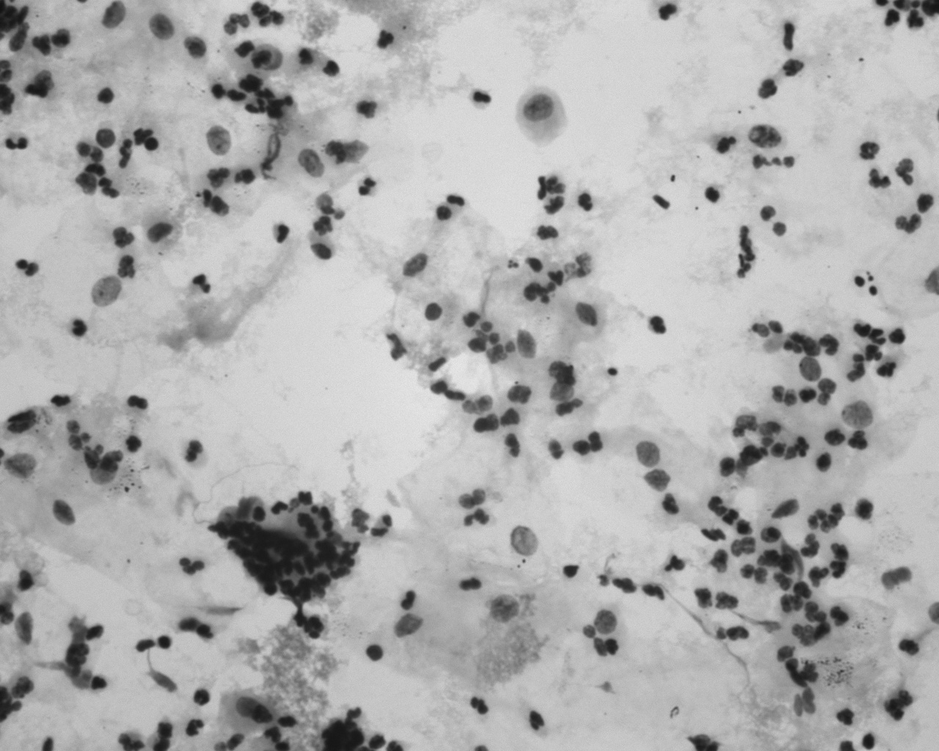
#> input picture Picture1.png, 939 x 751 px, shrunk from 1280 x 1024 before the run
$ python cell_segmentation.py
#> lines starting #> are read from the running program, lines starting #| are printed output that depends on the picture; after the words box and inside, x2 and y2 are one past the last pixel; in counts of white or black regions, pixels touching at a corner belong together
"""
细胞分割程序
功能：
1. 对细胞图像进行分割
2. 点击任意细胞显示其参数（长轴、短轴、圆度、均值、方差）
"""

import cv2
import numpy as np
import matplotlib.pyplot as plt
from matplotlib.patches import Ellipse
from skimage import measure, morphology
from skimage.segmentation import watershed
from skimage.color import label2rgb
from scipy import ndimage as ndi

# 设置中文字体
plt.rcParams['font.sans-serif'] = ['Arial Unicode MS', 'SimHei', 'DejaVu Sans']
plt.rcParams['axes.unicode_minus'] = False

class CellSegmentation:
    def __init__(self, image_path):
#> called with image_path = 'Picture1.png'
        self.image_path = image_path
        self.original_image = cv2.imread(image_path)
#> self.original_image is the input picture: shape (751, 939, 3); min 18, max 231, mean 174.2
        if self.original_image is None:
            raise ValueError(f"无法读取图像: {image_path}")

        self.gray_image = cv2.cvtColor(self.original_image, cv2.COLOR_BGR2GRAY)
        self.labeled_image = None
        self.regions = None
        self.fig = None
        self.ax = None

    def preprocess(self):
        """图像预处理：去噪、增强对比度"""
        # 高斯滤波去噪
        blurred = cv2.GaussianBlur(self.gray_image, (5, 5), 0)

        # 直方图均衡化增强对比度
        enhanced = cv2.equalizeHist(blurred)

        return enhanced

    def segment_cells(self):
        """细胞分割：使用Otsu阈值 + 形态学处理 + 分水岭算法"""
        # 预处理
        preprocessed = self.preprocess()

        # Otsu自动阈值分割
        _, binary = cv2.threshold(preprocessed, 0, 255, cv2.THRESH_BINARY_INV + cv2.THRESH_OTSU)
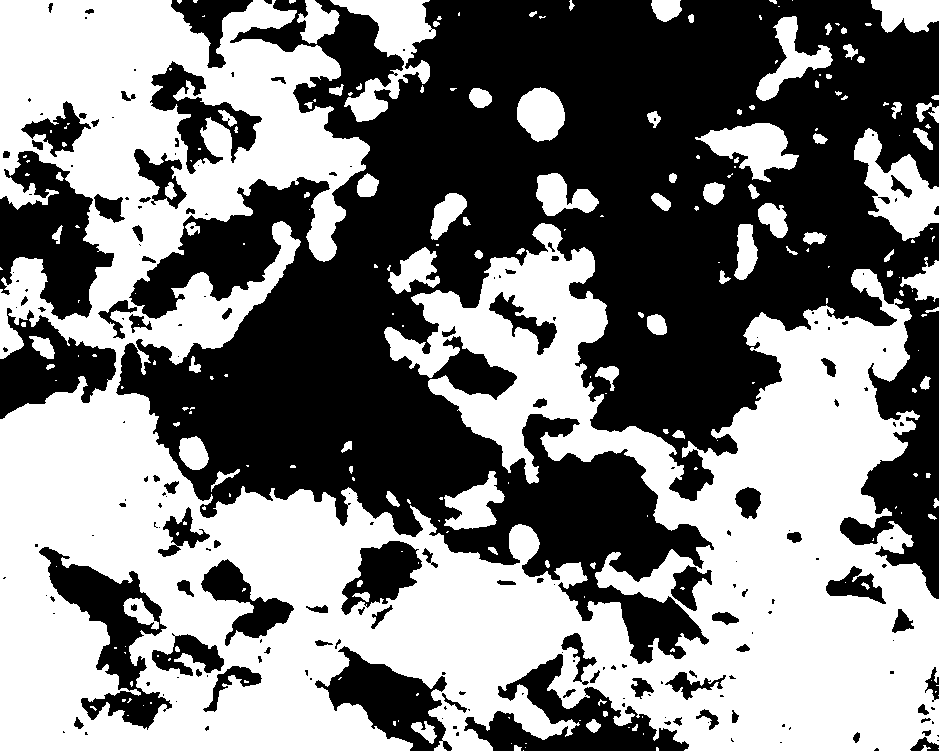
#> binary: shape (751, 939); 50.1% white; 204 black regions (116 under 20 px), largest, box (x1, y1, x2, y2) and area: (116, 0, 939, 664) 283115, (0, 151, 114, 320) 10122, (464, 654, 689, 751) 8028

        # 形态学操作：去除小噪点
        kernel = cv2.getStructuringElement(cv2.MORPH_ELLIPSE, (3, 3))
        opening = cv2.morphologyEx(binary, cv2.MORPH_OPEN, kernel, iterations=2)
#> opening: shape (751, 939); 49.4% white; 113 white regions (29 under 20 px), largest, box (x1, y1, x2, y2) and area: (0, 0, 939, 751) 309438, (854, 128, 939, 241) 4326, (330, 0, 436, 63) 3182

        # 确定背景区域
        sure_bg = cv2.dilate(opening, kernel, iterations=3)
#> sure_bg: shape (751, 939); 57.4% white; 96 black regions (49 under 20 px), largest, box (x1, y1, x2, y2) and area: (120, 0, 939, 661) 251655, (0, 154, 111, 317) 8400, (468, 657, 686, 751) 6078

        # 距离变换找到前景区域
        dist_transform = cv2.distanceTransform(opening, cv2.DIST_L2, 5)
        _, sure_fg = cv2.threshold(dist_transform, 0.3 * dist_transform.max(), 255, 0)
#> sure_fg: shape (751, 939) float32; 8.6% white; 17 white regions (1 under 20 px), largest, box (x1, y1, x2, y2) and area: (754, 542, 897, 751) 10992, (0, 419, 135, 554) 10326, (0, 597, 78, 751) 7681
        sure_fg = np.uint8(sure_fg)

        # 找到未知区域
        unknown = cv2.subtract(sure_bg, sure_fg)
#> unknown: shape (751, 939); 48.8% white; 68 white regions

        # 标记连通区域
        _, markers = cv2.connectedComponents(sure_fg)
#> markers: shape (751, 939) int32; 18 distinct labels, from 0 to 17
        markers = markers + 1
#> markers: shape (751, 939) int32; 18 distinct labels, from 1 to 18
        markers[unknown == 255] = 0
#> markers: shape (751, 939) int32; 19 distinct labels, from 0 to 18

        # 应用分水岭算法
        markers = cv2.watershed(self.original_image, markers)
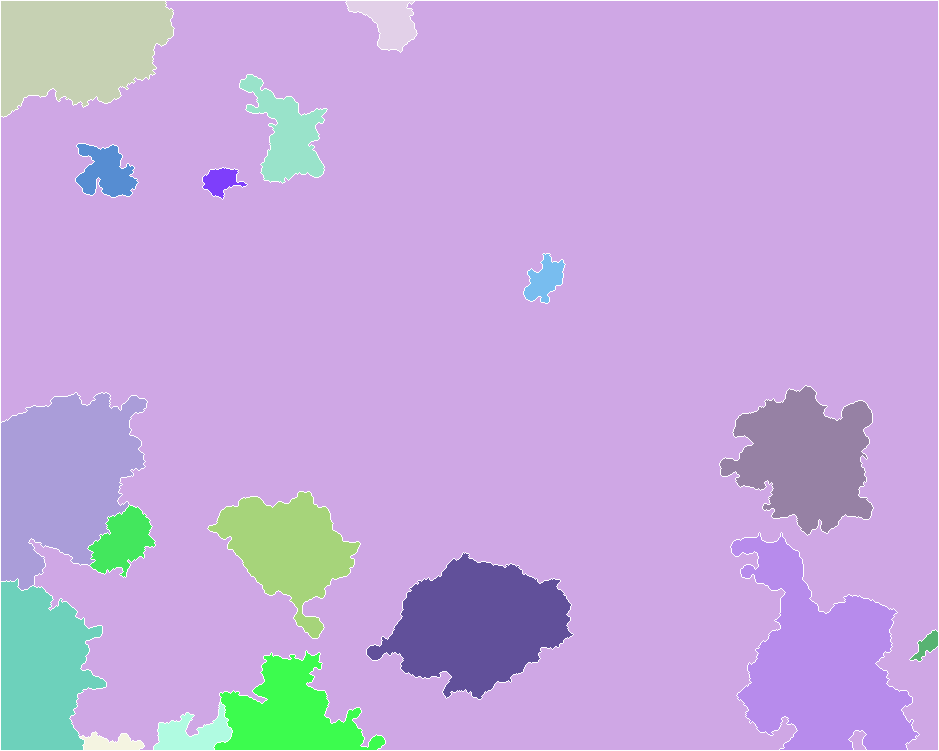
#> markers: shape (751, 939) int32; 19 distinct labels, from -1 to 18; one colour per label, 0 black, -1 white

        # 创建标记图像（去除边界标记-1）
        self.labeled_image = markers.copy()
        self.labeled_image[markers == -1] = 0
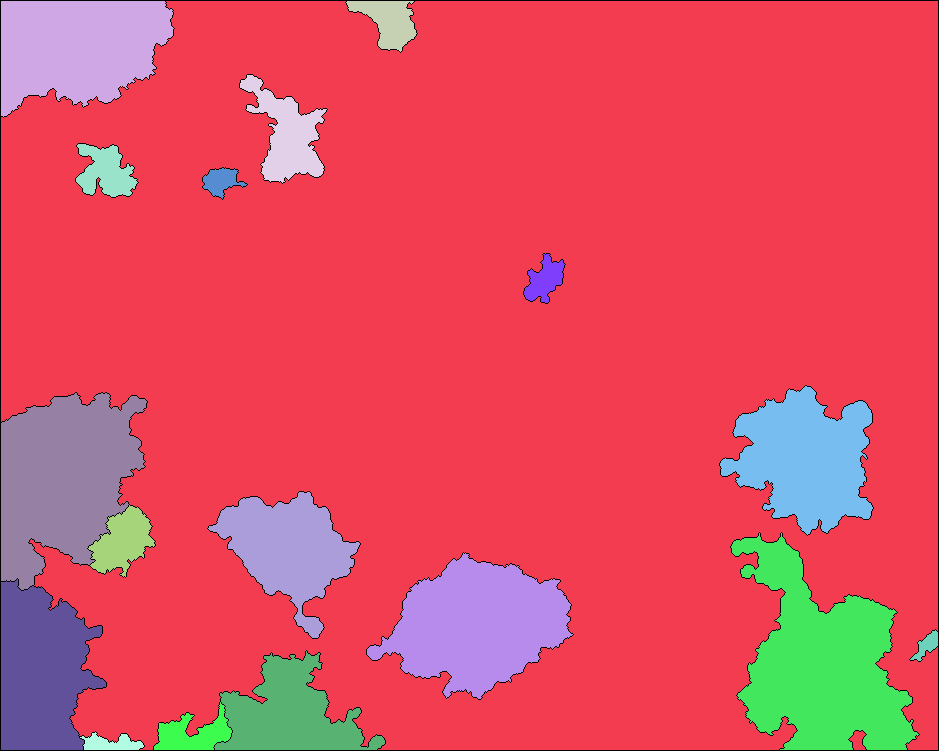
#> self.labeled_image: shape (751, 939) int32; 19 distinct labels, from 0 to 18; one colour per label, 0 black
        self.labeled_image[markers == 1] = 0  # 去除背景
#> self.labeled_image: shape (751, 939) int32; 18 distinct labels, from 0 to 18

        # 重新标记，使标签连续
        self.labeled_image = measure.label(self.labeled_image > 1)
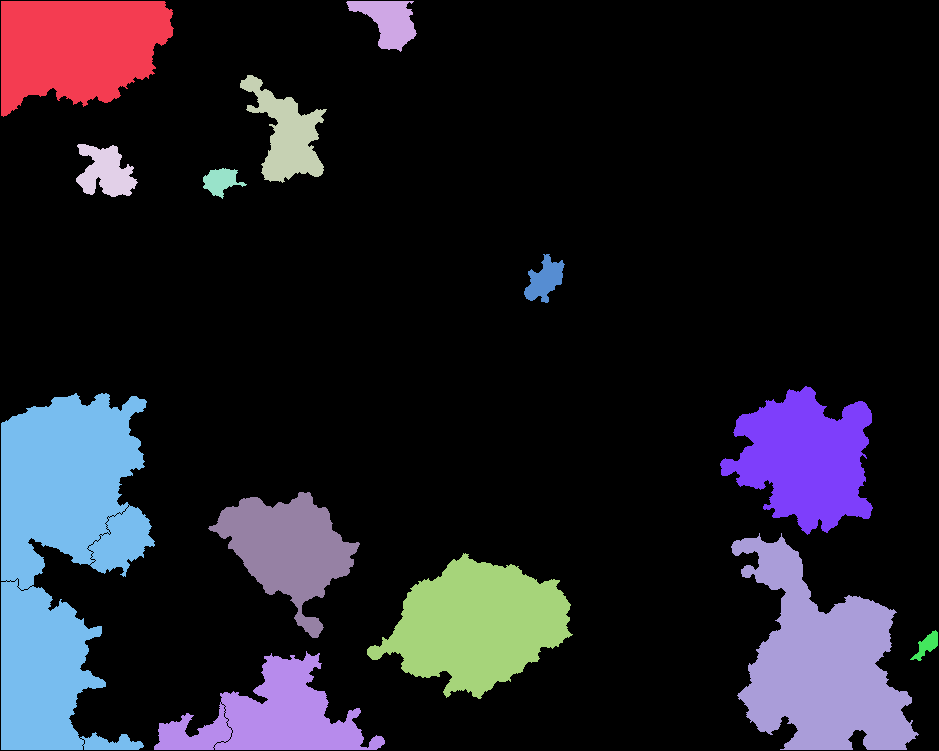
#> self.labeled_image: shape (751, 939) int32; 14 distinct labels, from 0 to 13; one colour per label, 0 black

        return self.labeled_image

    def calculate_properties(self):
        """计算每个细胞的属性"""
        if self.labeled_image is None:
            self.segment_cells()

        # 使用skimage的regionprops计算区域属性
        self.regions = measure.regionprops(self.labeled_image, intensity_image=self.gray_image)
#> self.regions = 13 regions; largest, box (x1, y1, x2, y2) and area: (1, 393, 155, 750) 35733, (731, 533, 919, 750) 22223, (367, 553, 573, 699) 17361, (1, 1, 174, 117) 15239, (720, 386, 873, 535) 14038

        return self.regions

    # [122 lines left out: functions get_cell_parameters, onclick, not called in this run]

    def display_interactive(self):
        """显示交互式分割结果"""
        if self.regions is None:
            self.calculate_properties()

        # 创建彩色标签图像用于显示
        label_image_colored = label2rgb(self.labeled_image, bg_label=0)

        # 创建图形
        self.fig, self.ax = plt.subplots(1, 1, figsize=(12, 10))

        # 显示原图和分割结果的叠加
        self.ax.imshow(cv2.cvtColor(self.original_image, cv2.COLOR_BGR2RGB))
        self.ax.imshow(label_image_colored, alpha=0.4)

        # 标记每个细胞的中心
        for region in self.regions:
            y0, x0 = region.centroid
            self.ax.plot(x0, y0, 'r+', markersize=10, markeredgewidth=2)
            self.ax.text(x0, y0-15, f'#{region.label}',
                        color='white', fontsize=8,
                        bbox=dict(boxstyle='round', facecolor='blue', alpha=0.7),
                        ha='center')

        self.ax.set_title('Cell Segmentation Result (Click on any cell to view parameters)', fontsize=14, fontweight='bold')
        self.ax.axis('off')

        # 连接点击事件
        self.fig.canvas.mpl_connect('button_press_event', self.onclick)

        print(f"\n检测到 {len(self.regions)} 个细胞")
        print("点击任意细胞查看其参数 (Click any cell to view parameters)\n")

        plt.tight_layout()
        plt.show()

    def save_results(self, output_path='cell_segmentation_result.png'):
        """保存分割结果"""
#> called with output_path = 'cell_segmentation_result.png'
        if self.labeled_image is None:
            self.segment_cells()

        # 创建可视化结果
        fig, axes = plt.subplots(2, 2, figsize=(15, 12))

        # 原图
        axes[0, 0].imshow(cv2.cvtColor(self.original_image, cv2.COLOR_BGR2RGB))
        axes[0, 0].set_title('原始图像', fontsize=12)
        axes[0, 0].axis('off')

        # 灰度图
        axes[0, 1].imshow(self.gray_image, cmap='gray')
        axes[0, 1].set_title('灰度图像', fontsize=12)
        axes[0, 1].axis('off')

        # 分割结果
        label_image_colored = label2rgb(self.labeled_image, bg_label=0)
        axes[1, 0].imshow(label_image_colored)
        axes[1, 0].set_title(f'分割结果 ({len(self.regions)} 个细胞)', fontsize=12)
        axes[1, 0].axis('off')

        # 叠加显示
        axes[1, 1].imshow(cv2.cvtColor(self.original_image, cv2.COLOR_BGR2RGB))
        axes[1, 1].imshow(label_image_colored, alpha=0.4)
        for region in self.regions:
            y0, x0 = region.centroid
            axes[1, 1].plot(x0, y0, 'r+', markersize=8, markeredgewidth=2)
#> this loop made 13 passes
#> (y0, x0) on passes 1 to 12: (47.42, 77.56), (20.8, 388.3), (134.4, 286.4), (171.7, 105.4), (180.7, 220.3), (279.4, 544.2), (458.7, 804.9), (557.4, 59.98), (548.5, 287.8), (663.7, 821.5), (624.8, 476.5), (645, 926.5)
        axes[1, 1].set_title('叠加显示', fontsize=12)
        axes[1, 1].axis('off')

        plt.tight_layout()
        plt.savefig(output_path, dpi=150, bbox_inches='tight')
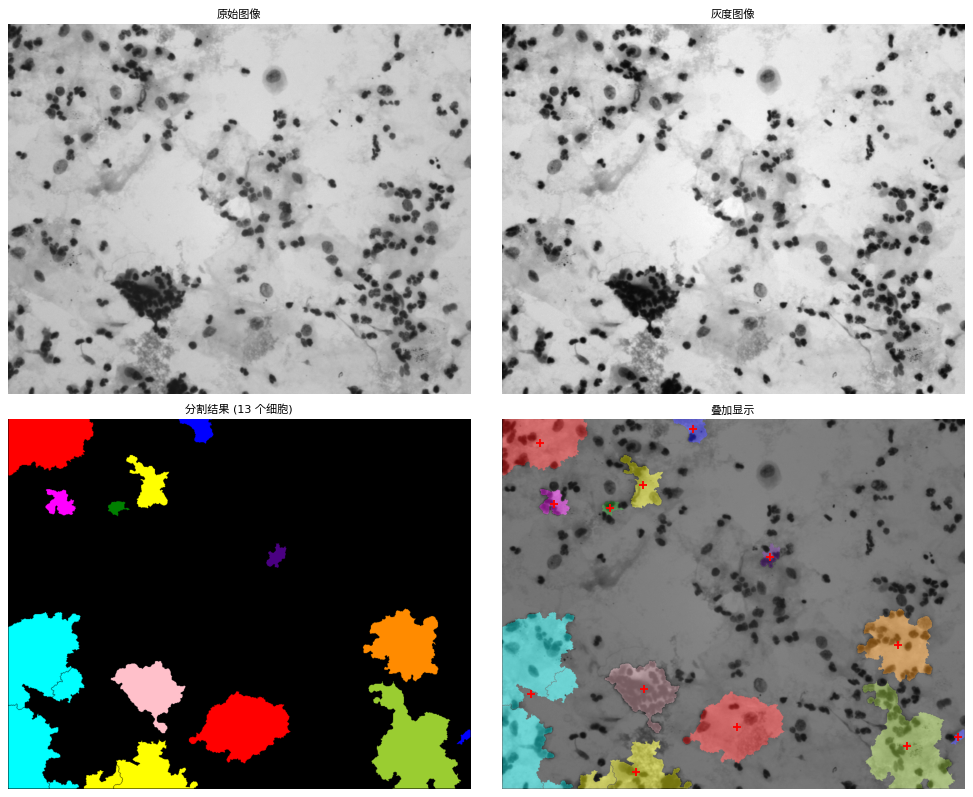
#> figure drawn by matplotlib, 4 panels
        print(f"结果已保存到: {output_path}")
        plt.close()


def main():
    """主函数"""
    import sys

    # 图像路径
    if len(sys.argv) > 1:
        image_path = sys.argv[1]
    else:
        image_path = 'Picture1.png'

    print("="*60)
    print("细胞分割程序")
    print("="*60)
    print(f"正在处理图像: {image_path}\n")

    try:
        # 创建分割对象
        segmenter = CellSegmentation(image_path)

        # 执行分割
        print("正在进行细胞分割...")
        segmenter.segment_cells()

        # 计算属性
        print("正在计算细胞参数...")
        segmenter.calculate_properties()

        # 保存结果
        print("正在保存结果...")
        segmenter.save_results('cell_segmentation_result.png')

        # 显示交互式界面
        print("\n启动交互式界面...")
        segmenter.display_interactive()
#> the loop in display_interactive, `for region in self.regions:` made 13 passes
#| 检测到 13 个细胞
#> in display_interactive, `plt.show()`:
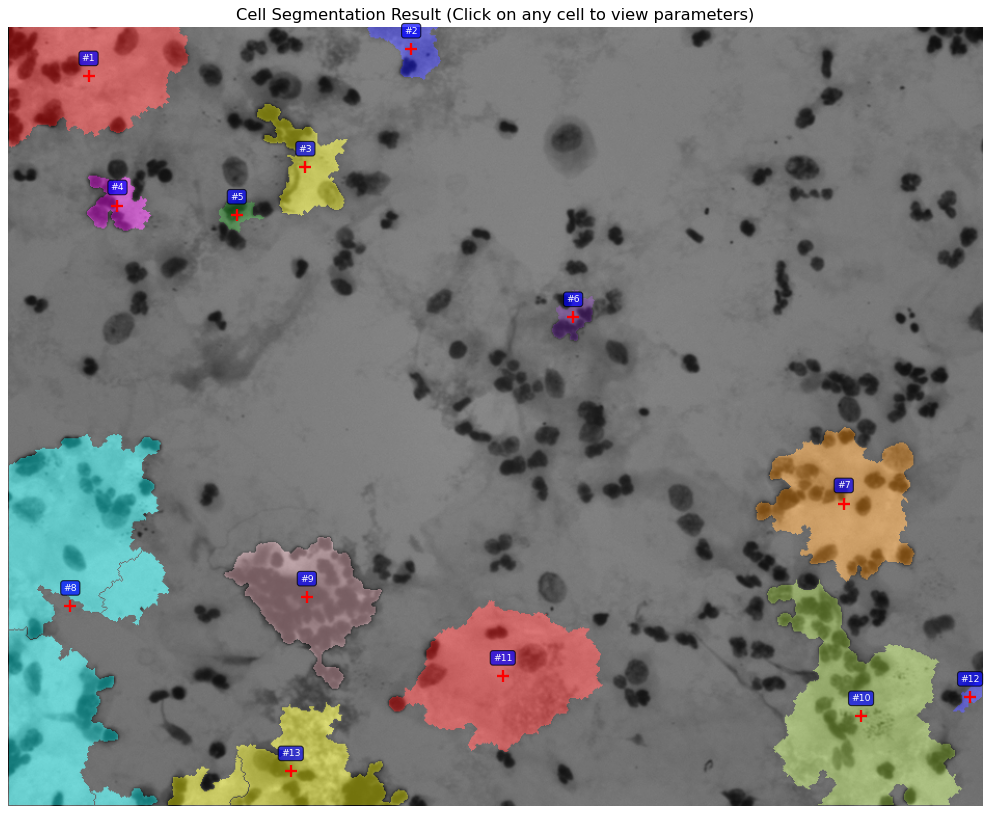
#> figure drawn by matplotlib, 1 panel

    except Exception as e:
        print(f"错误: {e}")
        import traceback
        traceback.print_exc()


if __name__ == '__main__':
    main()
